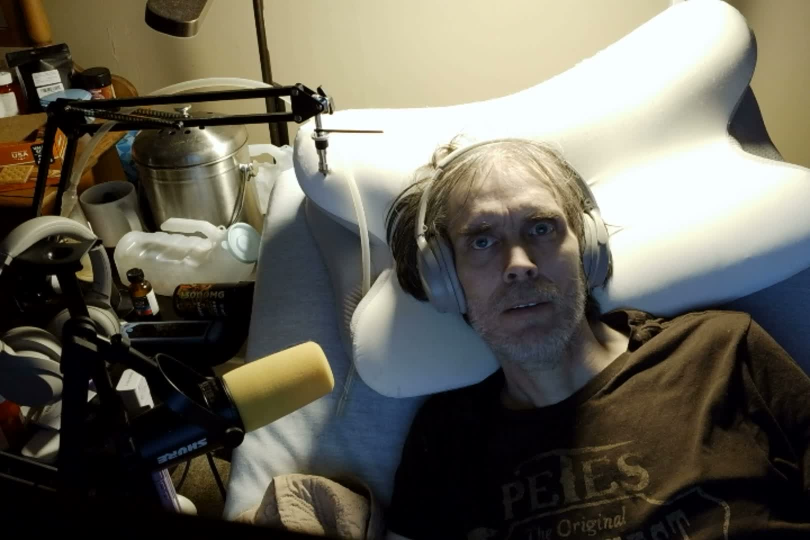
#> input picture avatars/doug-photo.jpg, 1620 x 1080 px, found by its file name (shown at 1/2 size)
$ python gen_thumbnail.py 'AI KILLED ART' --face avatars/doug-photo.jpg
#> lines starting #> are read from the running program, lines starting #| are printed output that depends on the picture
#!/usr/bin/env python3
"""
YouTube Thumbnail Generator — follows proven CTR formulas.

Rules:
- Big face on the right (1/3 of frame)
- 2-3 words max, huge bold text on the left
- High contrast: bright text on dark background
- Curiosity gap — intrigue, don't answer
- 1280x720 output (YouTube standard)

Usage:
    python tools/gen_thumbnail.py "CLAUDE LEAKED"
    python tools/gen_thumbnail.py "AI KILLED ART" --face avatars/doug-photo.jpg
    python tools/gen_thumbnail.py "CLAUDE LEAKED" --color red
    python tools/gen_thumbnail.py "CLAUDE LEAKED" --episode 4
"""

import argparse
import sys
from pathlib import Path
from PIL import Image, ImageDraw, ImageFont, ImageFilter, ImageEnhance

PROJECT_ROOT = Path(__file__).parent.parent
DEFAULT_FACE = PROJECT_ROOT / "avatars" / "doug-photo.jpg"
OUTPUT_DIR = PROJECT_ROOT / "thumbnails"
OUTPUT_DIR.mkdir(exist_ok=True)

# YouTube thumbnail size
WIDTH = 1280
HEIGHT = 720

# Font
FONT_PATH = "/System/Library/Fonts/Supplemental/Arial Black.ttf"

# Color presets — all high contrast, attention-grabbing
COLORS = {
    "red":    {"bg": (15, 15, 15), "text": (255, 50, 50),  "stroke": (0, 0, 0), "accent": (255, 80, 80)},
    "yellow": {"bg": (15, 15, 15), "text": (255, 230, 0),  "stroke": (0, 0, 0), "accent": (255, 200, 0)},
    "cyan":   {"bg": (15, 15, 15), "text": (0, 212, 255),  "stroke": (0, 0, 0), "accent": (0, 180, 220)},
    "orange": {"bg": (15, 15, 15), "text": (255, 160, 0),  "stroke": (0, 0, 0), "accent": (255, 130, 0)},
    "green":  {"bg": (15, 15, 15), "text": (0, 255, 100),  "stroke": (0, 0, 0), "accent": (0, 220, 80)},
    "white":  {"bg": (15, 15, 15), "text": (255, 255, 255),"stroke": (0, 0, 0), "accent": (200, 200, 200)},
}


def remove_background(img):
    """Simple background removal — makes edges blend better on dark bg."""
    try:
        from rembg import remove
        import io
        buf = io.BytesIO()
        img.save(buf, format="PNG")
        buf.seek(0)
        result = remove(buf.read())
        return Image.open(io.BytesIO(result)).convert("RGBA")
    except ImportError:
        return img.convert("RGBA")


def draw_text_with_stroke(draw, position, text, font, fill, stroke_fill, stroke_width=4):
    """Draw text with thick outline for readability."""
    x, y = position
    # Draw stroke
    for dx in range(-stroke_width, stroke_width + 1):
        for dy in range(-stroke_width, stroke_width + 1):
            if dx * dx + dy * dy <= stroke_width * stroke_width:
                draw.text((x + dx, y + dy), text, font=font, fill=stroke_fill)
    # Draw main text
    draw.text(position, text, font=font, fill=fill)


def generate_thumbnail(hook_text, face_path=None, color_name="yellow", output_path=None, subtitle=None):
    """Generate a YouTube thumbnail following CTR best practices."""
#> called with hook_text = 'AI KILLED ART', face_path = 'avatars/doug-photo.jpg', color_name = 'yellow'

    if face_path is None:
        face_path = DEFAULT_FACE
    face_path = Path(face_path)

    colors = COLORS.get(color_name, COLORS["yellow"])

    # Create dark background with subtle gradient
    img = Image.new("RGB", (WIDTH, HEIGHT), colors["bg"])
#> img: PIL image 1280x720 RGB; every value is 15
    draw = ImageDraw.Draw(img)

    # Add subtle radial gradient (darker edges, slightly lighter center-left)
    for x in range(WIDTH):
        for y in range(0, HEIGHT, 4):  # Skip rows for speed
            dist = ((x - WIDTH * 0.3) ** 2 + (y - HEIGHT * 0.5) ** 2) ** 0.5
            factor = max(0, min(1, 1 - dist / (WIDTH * 0.8)))
            brightness = int(15 + factor * 20)
            for dy in range(min(4, HEIGHT - y)):
                img.putpixel((x, y + dy), (brightness, brightness, brightness + 5))
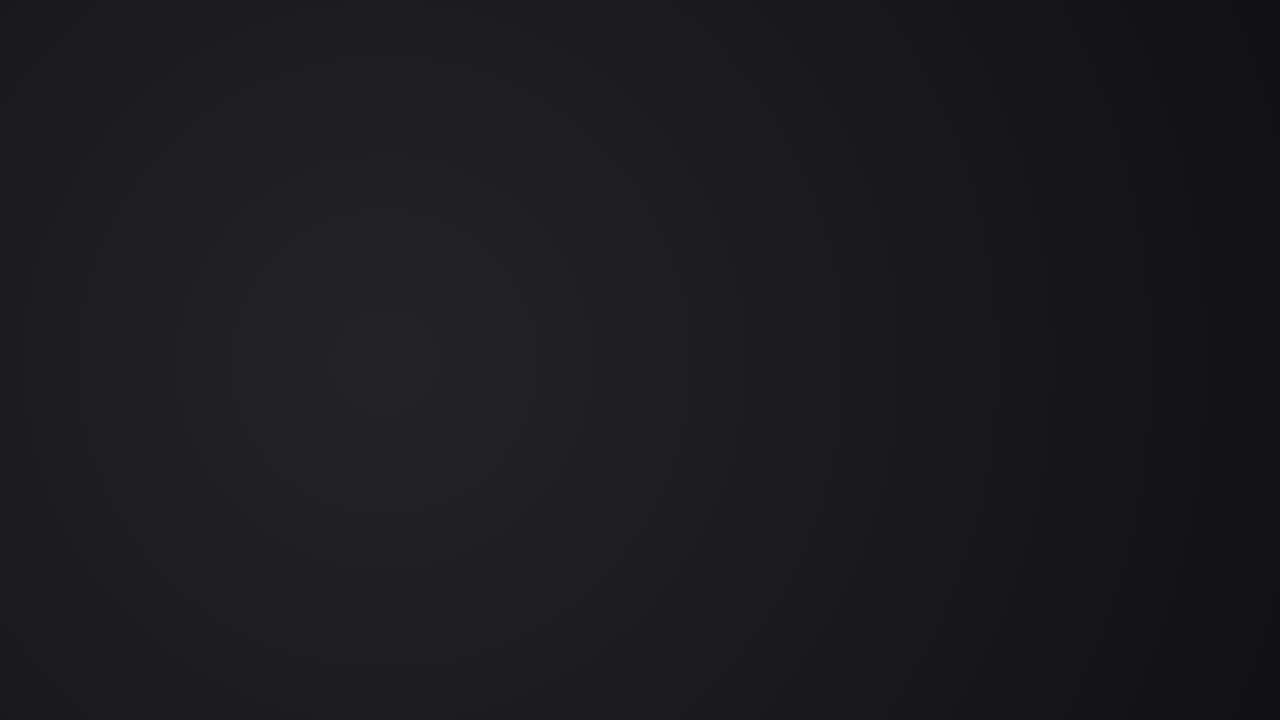
#> img: PIL image 1280x720 RGB; mean R, G, B 25.9, 25.9, 30.9

    draw = ImageDraw.Draw(img)

    # Add accent bar on the left edge
    accent_width = 8
    for y in range(HEIGHT):
        for x in range(accent_width):
            img.putpixel((x, y), colors["accent"])

    # Load and place face on the right side
    if face_path.exists():
        face = Image.open(face_path)
#> face is the input picture: PIL image 1620x1080 RGB; mean R, G, B 102.1, 98.9, 87.2

        # Remove background for cleaner composite
        face = remove_background(face)

        # Scale face to fill right 40% of frame, full height
        face_width = int(WIDTH * 0.4)
        face_height = HEIGHT
        face_ratio = face.width / face.height
        target_ratio = face_width / face_height

        if face_ratio > target_ratio:
            new_h = face_height
            new_w = int(new_h * face_ratio)
        else:
            new_w = face_width
            new_h = int(new_w / face_ratio)

        face = face.resize((new_w, new_h), Image.LANCZOS)

        # Crop to target area
        left = (new_w - face_width) // 2
        top = (new_h - face_height) // 2
        face = face.crop((left, top, left + face_width, top + face_height))

        # Paste on right side
        face_x = WIDTH - face_width
        if face.mode == "RGBA":
            img.paste(face, (face_x, 0), face)
        else:
            img.paste(face, (face_x, 0))

        draw = ImageDraw.Draw(img)

    # Draw the hook text — BIG, left side
    words = hook_text.upper().split()

    # Calculate font size — fill the left 55% of the frame
    text_area_width = int(WIDTH * 0.55)
    text_area_height = int(HEIGHT * 0.7)

    # Find the right font size
    font_size = 120
    while font_size > 40:
        font = ImageFont.truetype(FONT_PATH, font_size)
        # Wrap text to fit
        lines = []
        current_line = ""
        for word in words:
            test = f"{current_line} {word}".strip()
            bbox = draw.textbbox((0, 0), test, font=font)
            if bbox[2] - bbox[0] > text_area_width:
                if current_line:
                    lines.append(current_line)
                current_line = word
            else:
                current_line = test
        if current_line:
            lines.append(current_line)

        # Check total height
        line_height = font_size * 1.15
        total_height = line_height * len(lines)
        if total_height <= text_area_height:
            break
        font_size -= 5

    font = ImageFont.truetype(FONT_PATH, font_size)
    line_height = font_size * 1.15

    # Center text vertically on the left side
    total_text_height = line_height * len(lines)
    start_y = (HEIGHT - total_text_height) / 2

    for i, line in enumerate(lines):
        x = 30  # Left margin
        y = start_y + i * line_height
        draw_text_with_stroke(draw, (x, y), line, font, colors["text"], colors["stroke"], stroke_width=5)

    # Subtitle (smaller text below main hook)
    if subtitle:
        sub_font = ImageFont.truetype(FONT_PATH, 32)
        sub_y = start_y + total_text_height + 20
        draw_text_with_stroke(draw, (30, sub_y), subtitle.upper(), sub_font,
                              colors["accent"], colors["stroke"], stroke_width=3)

    # Save
    if output_path is None:
        safe_name = hook_text.lower().replace(" ", "-").replace("'", "")[:30]
        output_path = OUTPUT_DIR / f"thumb-{safe_name}.jpg"

    img = img.convert("RGB")
    img.save(str(output_path), "JPEG", quality=95)
    print(f"Thumbnail saved: {output_path}")
    print(f"  Size: {WIDTH}x{HEIGHT}")
    print(f"  Hook: {hook_text.upper()}")
    print(f"  Color: {color_name}")
    return output_path


def main():
    parser = argparse.ArgumentParser(description="Generate YouTube thumbnail")
    parser.add_argument("hook", help="2-3 word hook text (e.g., 'CLAUDE LEAKED')")
    parser.add_argument("--face", default=str(DEFAULT_FACE), help="Path to face photo")
    parser.add_argument("--color", default="yellow", choices=COLORS.keys(), help="Color scheme")
    parser.add_argument("--subtitle", help="Optional smaller subtitle text")
    parser.add_argument("--output", "-o", help="Output path")
    parser.add_argument("--episode", "-e", type=int, help="Episode number (auto-names output)")
    parser.add_argument("--variants", action="store_true", help="Generate all color variants for A/B testing")

    args = parser.parse_args()

    if args.episode:
        output = OUTPUT_DIR / f"ep{args.episode}-thumbnail.jpg"
    else:
        output = Path(args.output) if args.output else None

    if args.variants:
        # Generate one in each color for A/B testing
        print("Generating all color variants for A/B testing:\n")
        for color in COLORS:
            variant_output = OUTPUT_DIR / f"thumb-{color}-{args.hook.lower().replace(' ', '-')[:20]}.jpg"
            generate_thumbnail(args.hook, args.face, color, variant_output, args.subtitle)
        print(f"\n{len(COLORS)} variants saved to {OUTPUT_DIR}/")
    else:
        generate_thumbnail(args.hook, args.face, args.color, output, args.subtitle)
#> (the call stopped at in remove_background, `result = remove(buf.read())`: rembg is not available in this run)


if __name__ == "__main__":
    main()
